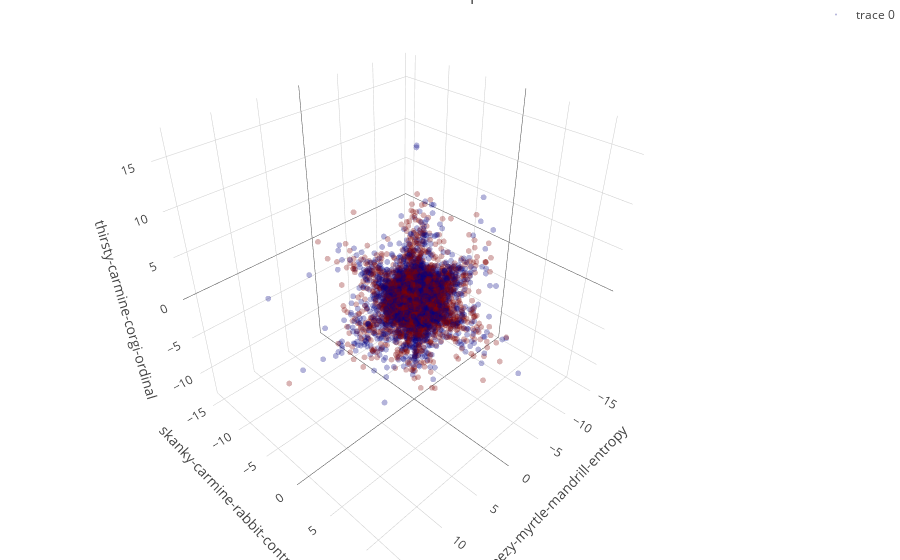

The notebook cell saved with this chart:
### Markdown cell above
### The effect of 'wheezy-copper-turtle-magic'

### Code cell
# consider the distribution of first three attributes from above list

import plotly.offline as py
py.init_notebook_mode(connected=True)
import plotly.graph_objs as go

feat1 = "wheezy-myrtle-mandrill-entropy"
feat2 = "skanky-carmine-rabbit-contributor"
feat3 = "thirsty-carmine-corgi-ordinal"

N = 10000

trace1 = go.Scatter3d(
    x=train_data[feat1].values[0:N], 
    y=train_data[feat2].values[0:N],
    z=train_data[feat3].values[0:N],
    mode='markers',
    marker=dict(
        color=train_data.target.values[0:N],
        colorscale = "Jet",
        opacity=0.3,
        size=2
    )
)

figure_data = [trace1]
layout = go.Layout(
    title = 'The turtle place',
    scene = dict(
        xaxis = dict(title=feat1),
        yaxis = dict(title=feat2),
        zaxis = dict(title=feat3),
    ),
    margin=dict(
        l=0,
        r=0,
        b=0,
        t=0
    ),
    showlegend=True
)

fig = go.Figure(data=figure_data, layout=layout)
py.iplot(fig, filename='simple-3d-scatter')

### Figure 1 — Plotly figure (JSON) as saved in the notebook; plotly's stock layout.template omitted (floating-point values rounded to 4 significant figures; data arrays with more than 128 entries replaced by an {"elided": "..."} marker saying what was removed)
{"data": [{"marker": {"color": {"elided": "10000 int values"}, "colorscale": "Jet", "opacity": 0.3, "size": 2}, "mode": "markers", "type": "scatter3d", "uid": "fd3de973-f25f-4162-b641-e14da4cc3442", "x": {"elided": "10000 float values"}, "y": {"elided": "10000 float values"}, "z": {"elided": "10000 float values"}}], "layout": {"margin": {"b": 0, "l": 0, "r": 0, "t": 0}, "scene": {"xaxis": {"title": {"text": "wheezy-myrtle-mandrill-entropy"}}, "yaxis": {"title": {"text": "skanky-carmine-rabbit-contributor"}}, "zaxis": {"title": {"text": "thirsty-carmine-corgi-ordinal"}}}, "showlegend": true, "title": {"text": "The turtle place"}}}
